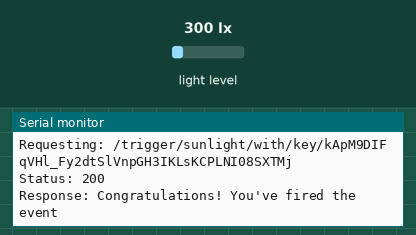
Recording of a sketch running on a simulated Arduino MKR. Shown: the last lines printed to the serial monitor. The inputs (shaded band) are chosen by the test bench; at power-on: light level 300 lx. WiFi joins after 1.5 s; servers stay silent unless stated; web services answer with replies made up by the test bench.

Above: at 2.7 s.
2.8 s: light level set to 40 lx
At 6.86 s:
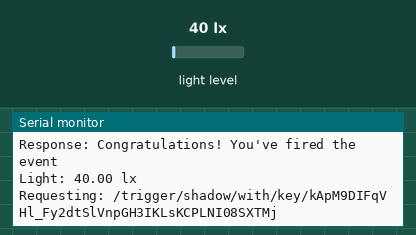
8.8 s: light level set to 500 lx
At 18.5 s:
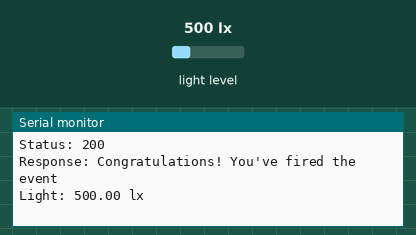
Timing chart, 0 to 20.0 s (numbered marks = the images above; inputs shaded):
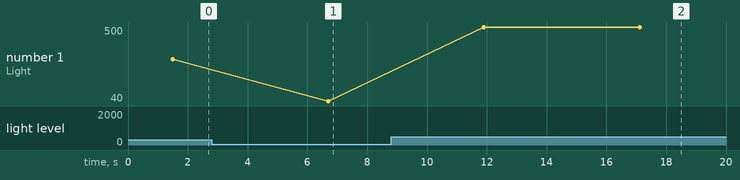

The sketch:

sketch_aug19a.ino
```cpp
#include <Wire.h>
#include <BH1750.h>
#include <WiFiNINA.h>
#include <ArduinoHttpClient.h>

BH1750 lightMeter;

// -------- Wi-Fi Credentials --------
char ssid[] = "Param";
char pass[] = "aus@2112";

// -------- IFTTT Setup --------
char server[] = "maker.ifttt.com";
String IFTTT_Key = "kApM9DIFqVHl_Fy2dtSlVnpGH3IKLsKCPLNI08SXTMj";
String event_sunlight = "sunlight";
String event_stop = "shadow";

WiFiClient wifi;
HttpClient client = HttpClient(wifi, server, 80);

bool inSunlight = false;  // To track state

void setup() {
  Serial.begin(9600);
  while (!Serial);

  // Connect WiFi
  Serial.print("Connecting to WiFi...");
  while (WiFi.begin(ssid, pass) != WL_CONNECTED) {
    delay(2000);
    Serial.print(".");
  }
  Serial.println("Connected!");

  // Initialize BH1750
  Wire.begin();
  if (lightMeter.begin(BH1750::CONTINUOUS_HIGH_RES_MODE)) {
    Serial.println("BH1750 ready");
  } else {
    Serial.println("Error initializing BH1750");
  }
}

void loop() {
  float lux = lightMeter.readLightLevel();
  Serial.print("Light: ");
  Serial.print(lux);
  Serial.println(" lx");

  // Define threshold (e.g., 100 lux = bright enough)
  int threshold = 100;

  if (lux > threshold && !inSunlight) {
    triggerIFTTT(event_sunlight);
    inSunlight = true;
  } else if (lux <= threshold && inSunlight) {
    triggerIFTTT(event_stop);
    inSunlight = false;
  }

  delay(5000); // check every 5 seconds
}

void triggerIFTTT(String eventName) {
  String url = "/trigger/" + eventName + "/with/key/" + IFTTT_Key;

  Serial.print("Requesting: ");
  Serial.println(url);

  client.beginRequest();
  client.get(url);
  client.endRequest();

  int statusCode = client.responseStatusCode();
  String response = client.responseBody();

  Serial.print("Status: ");
  Serial.println(statusCode);
  Serial.print("Response: ");
  Serial.println(response);
}
```

Measured:
- after the input at 2.8 s, the serial monitor: prints a new line after 3.9 s (image 1)
- after the input at 8.8 s, the serial monitor: prints a new line after 3.1 s (image 2)
- plotted number 1: 300 → 40 after the input at 2.8 s, 40 → 500 after the input at 8.8 s
